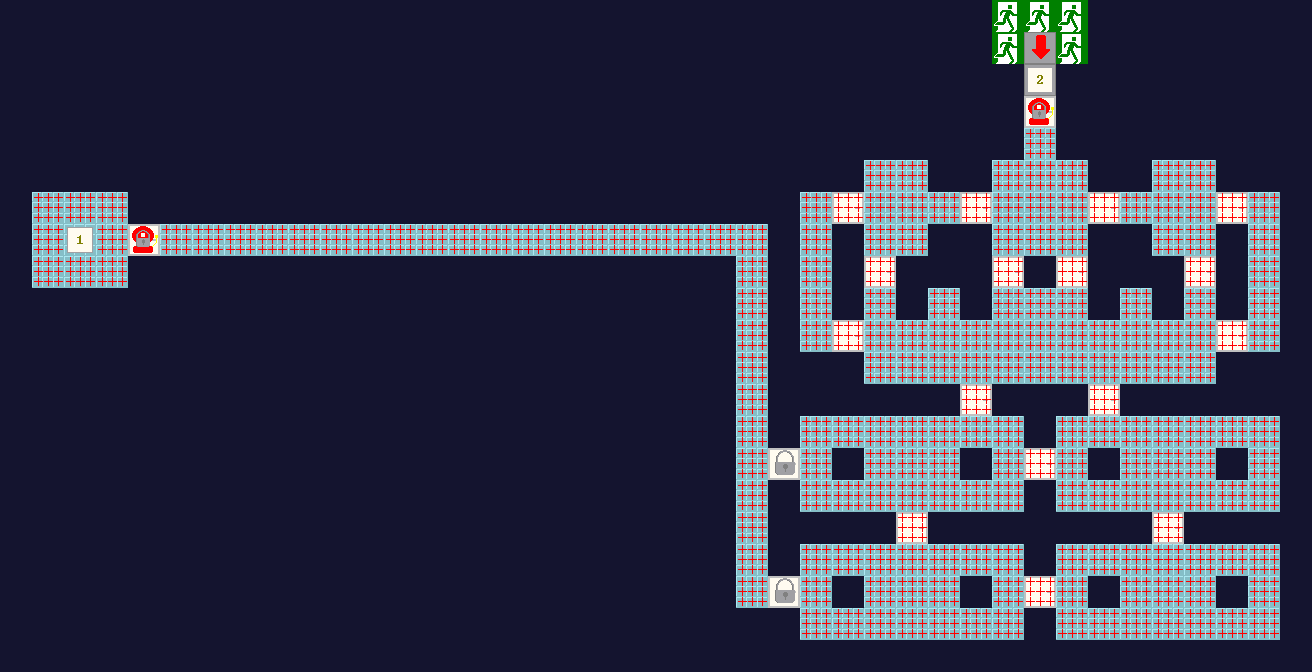

Rendered tile map (Tiled .tmx) drawn with the repository's tilesets; below, a short description and the map source with its tile grids summarised:
An orthogonal 41x21 tile map with 32x32 px tiles, 2 tile layers (TILE_0, SPECIAL_0), 3 tilesets.

<map version="1.0" orientation="orthogonal" width="41" height="21" tilewidth="32" tileheight="32">
 <tileset firstgid="1" source="TiledPalette.tsx" />
 <tileset firstgid="10" source="CommonSpecials.tsx" />
 <tileset firstgid="19" name="TiledUniqueSpecials" tilewidth="32" tileheight="32">
  <image source="TiledUniqueSpecials.png" width="128" height="32" />
  <tile id="0">
   <properties>
    <property name="id" value="CCS_BOSS" />
    <property name="restricted" value="true" />
   </properties>
  </tile>
  <tile id="1">
   <properties>
    <property name="id" value="CLUB_BOUNCER" />
   </properties>
  </tile>
 </tileset>
 <layer name="TILE_0" width="41" height="21">
  <data>[861 cells, 861 non-empty, 5 distinct tile ids]</data>
 </layer>
 <layer name="SPECIAL_0" width="41" height="21">
  <data>[861 cells, 200 non-empty, 6 distinct tile ids]</data>
 </layer>
</map>